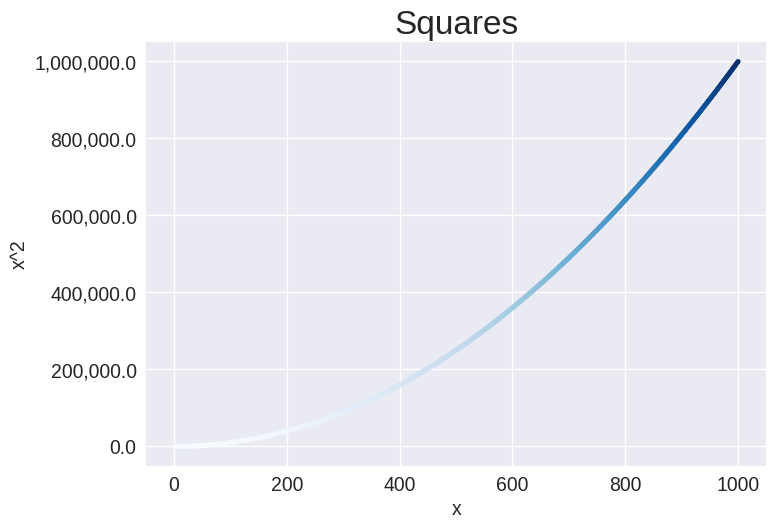

Here is the Python script that generated this plot:
import matplotlib.pyplot as plt
import matplotlib.ticker as ticker
plt.style.use('seaborn')

x = list(range(1, 1001))
y = [xx**2 for xx in x]

fig, ax = plt.subplots()
ax.scatter(x, y, c=y, cmap=plt.cm.Blues, s=10)
ax.set_title('Squares', fontsize=24)
ax.set_xlabel('x', fontsize=14)
ax.set_ylabel('x^2', fontsize=14)
ax.tick_params(axis='both', which='major', labelsize=14)
ax.yaxis.set_major_formatter(ticker.StrMethodFormatter('{x:,}'))

plt.savefig('colormap.png', bbox_inches='tight')
